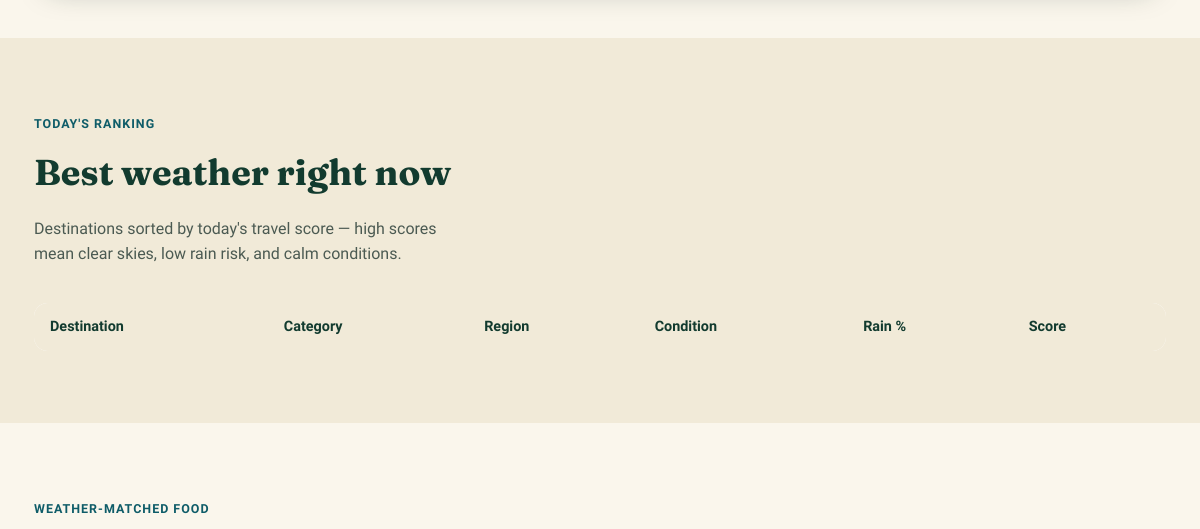
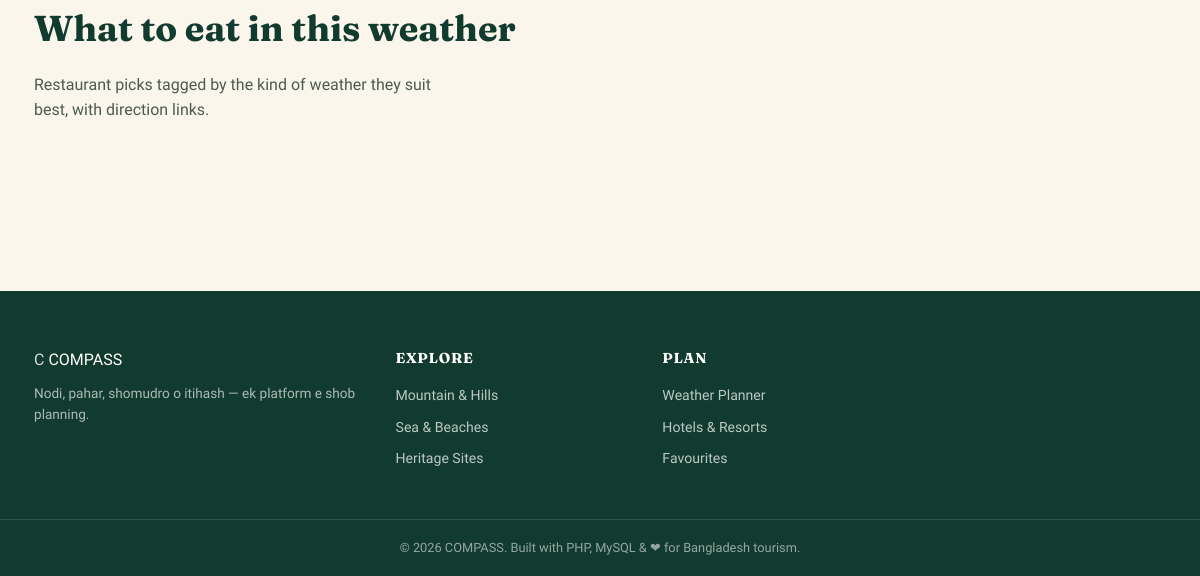
/weather_suggestion.php (lower part), run on an earlier commit of the app's database (2 pictures, top to bottom).
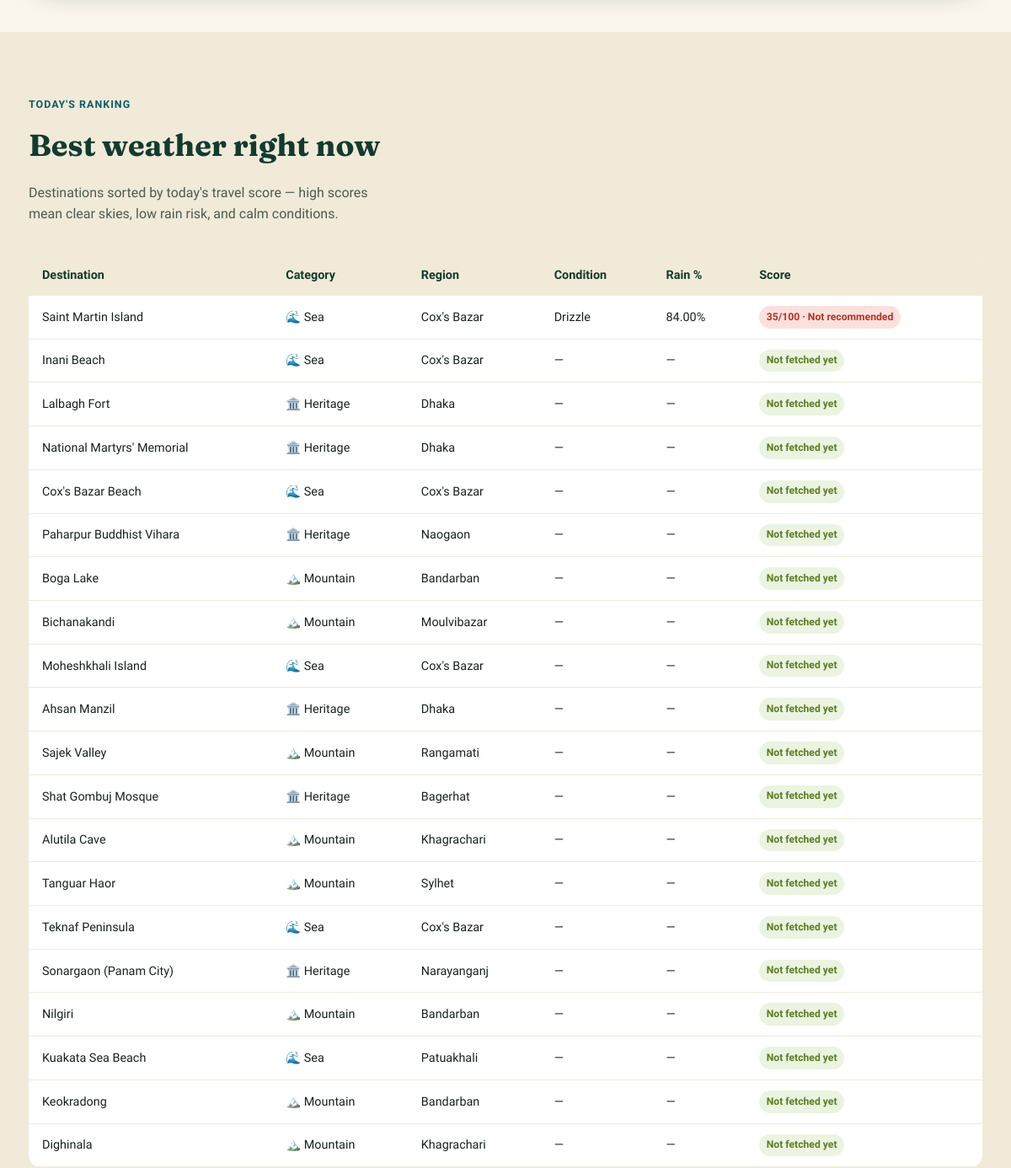
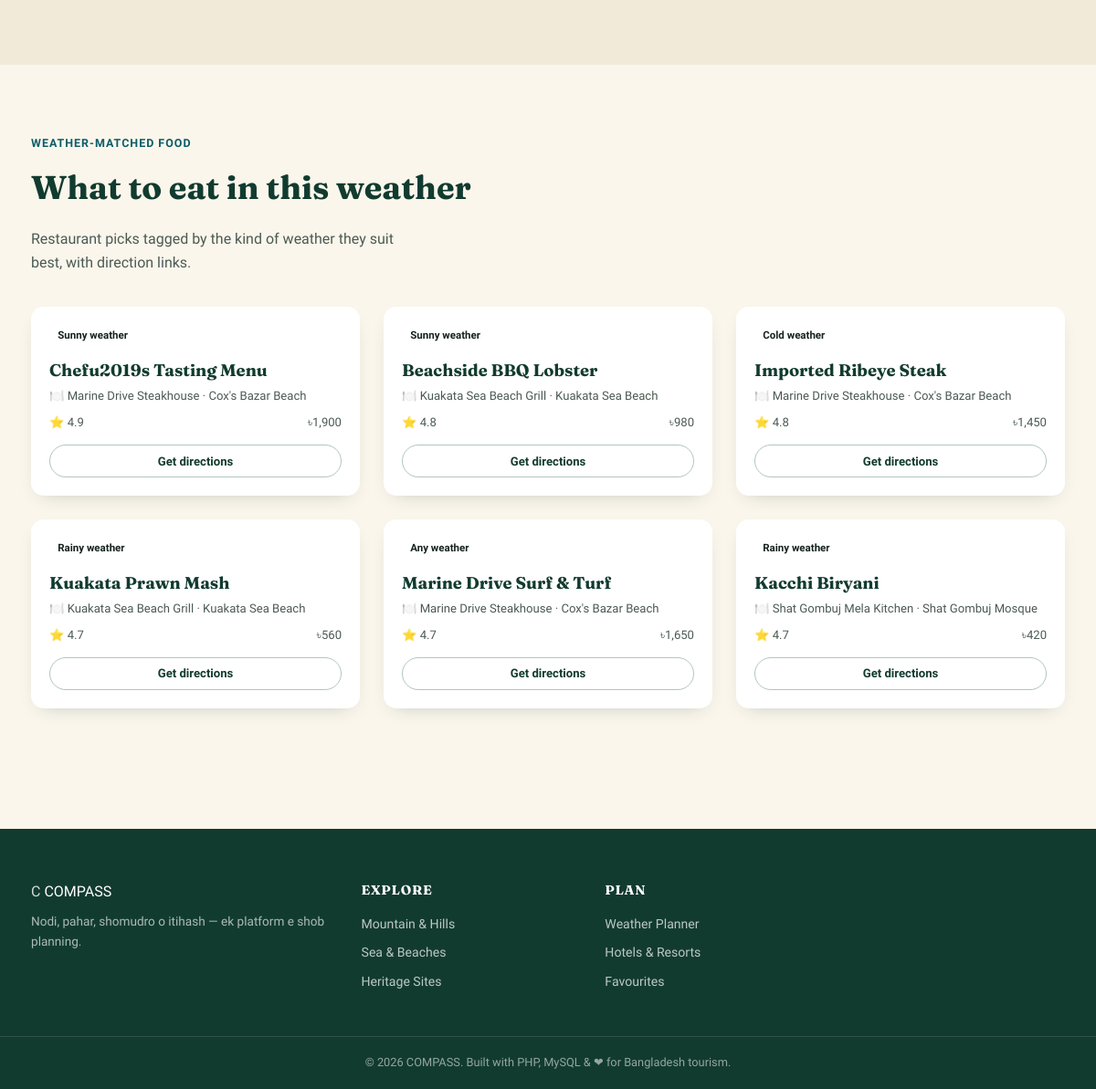
And on a later commit of the database (2 pictures, top to bottom).
### tables this page shows
CREATE TABLE `destinations` (
  `destination_id` int(11) NOT NULL AUTO_INCREMENT,
  `name` varchar(100) NOT NULL,
  `category_id` int(11) NOT NULL,
  `district_id` int(11) NOT NULL,
  `description` text DEFAULT NULL,
  `best_time_to_visit` varchar(150) DEFAULT NULL,
  `entry_fee` decimal(8,2) DEFAULT 0.00,
  `opening_hours` varchar(100) DEFAULT NULL,
  `latitude` decimal(10,7) DEFAULT NULL,
  `longitude` decimal(10,7) DEFAULT NULL,
  `map_link` varchar(255) DEFAULT NULL,
  `safety_tips` text DEFAULT NULL,
  `is_outdoor` tinyint(1) DEFAULT 1,
  `created_at` timestamp NOT NULL DEFAULT current_timestamp(),
  PRIMARY KEY (`destination_id`),
  KEY `idx_destinations_category` (`category_id`),
  KEY `idx_destinations_district` (`district_id`)
);

CREATE TABLE `categories` (
  `category_id` int(11) NOT NULL AUTO_INCREMENT,
  `category_name` varchar(50) NOT NULL,
  `icon` varchar(20) DEFAULT NULL,
  PRIMARY KEY (`category_id`),
  UNIQUE KEY `category_name` (`category_name`)
);

CREATE TABLE `districts` (
  `district_id` int(11) NOT NULL AUTO_INCREMENT,
  `district_name` varchar(50) NOT NULL,
  `division_id` int(11) NOT NULL,
  PRIMARY KEY (`district_id`),
  KEY `division_id` (`division_id`)
);

CREATE TABLE `weather_logs` (
  `weather_log_id` int(11) NOT NULL AUTO_INCREMENT,
  `destination_id` int(11) NOT NULL,
  `forecast_date` date NOT NULL,
  `condition_main` varchar(50) DEFAULT NULL,
  `description` varchar(100) DEFAULT NULL,
  `temp_min` decimal(4,1) DEFAULT NULL,
  `temp_max` decimal(4,1) DEFAULT NULL,
  `rain_probability` decimal(5,2) DEFAULT NULL,
  `wind_speed` decimal(5,2) DEFAULT NULL,
  `weather_score` tinyint(4) DEFAULT NULL,
  `fetched_at` timestamp NOT NULL DEFAULT current_timestamp(),
  PRIMARY KEY (`weather_log_id`),
  UNIQUE KEY `destination_id` (`destination_id`,`forecast_date`),
  KEY `idx_weather_destination_date` (`destination_id`,`forecast_date`)
);

CREATE TABLE `food_items` (
  `food_item_id` int(11) NOT NULL AUTO_INCREMENT,
  `restaurant_id` int(11) NOT NULL,
  `item_name` varchar(100) NOT NULL,
  `suitable_weather` enum('Sunny','Rainy','Cold','Any') DEFAULT 'Any',
  `price` decimal(7,2) DEFAULT NULL,
  `item_rating` decimal(2,1) DEFAULT 0.0,
  PRIMARY KEY (`food_item_id`),
  KEY `restaurant_id` (`restaurant_id`)
);

CREATE TABLE `restaurants` (
  `restaurant_id` int(11) NOT NULL AUTO_INCREMENT,
  `destination_id` int(11) NOT NULL,
  `restaurant_name` varchar(100) NOT NULL,
  `cuisines` varchar(255) DEFAULT NULL,
  `price_tier` enum('$','$$','$$$') NOT NULL DEFAULT '$$',
  `description` text DEFAULT NULL,
  `hours` varchar(40) DEFAULT '10:00û23:00',
  `image_url` varchar(255) DEFAULT NULL,
  `address` varchar(200) DEFAULT NULL,
  `latitude` decimal(10,7) DEFAULT NULL,
  `longitude` decimal(10,7) DEFAULT NULL,
  `rating` decimal(2,1) DEFAULT 0.0,
  `map_link` varchar(255) DEFAULT NULL,
  PRIMARY KEY (`restaurant_id`),
  KEY `destination_id` (`destination_id`)
);

### config/weather_api.php (called while the page is built, shortened)
<?php
function weatherScoreLabel(int $score): array
{
    return ['label' => 'Not recommended', 'class' => 'score-bad'];
}

### weather_suggestion.php (the view, shortened to what this page needs)
<?php
require_once __DIR__ . '/config/db.php';
require_once __DIR__ . '/config/weather_api.php';
$ranked = $pdo->query(
    "SELECT d.destination_id, d.name, d.is_outdoor, c.category_name, c.icon, dist.district_name,
            w.weather_score, w.condition_main, w.rain_probability, w.temp_max, w.temp_min
     FROM destinations d
     JOIN categories c ON c.category_id = d.category_id
     JOIN districts dist ON dist.district_id = d.district_id
     LEFT JOIN weather_logs w ON w.destination_id = d.destination_id AND w.forecast_date = CURDATE()
     ORDER BY (w.weather_score IS NULL) ASC, w.weather_score DESC"
)->fetchAll();
$foodSuggestions = $pdo->query(
    "SELECT f.item_name, f.suitable_weather, f.item_rating, f.price, r.restaurant_name, r.map_link, d.name AS destination_name
     FROM food_items f
     JOIN restaurants r ON r.restaurant_id = f.restaurant_id
     JOIN destinations d ON d.destination_id = r.destination_id
     ORDER BY f.item_rating DESC LIMIT 6"
)->fetchAll();
include __DIR__ . '/includes/header.php';
?>
<section class="section-tight">
</section>
<section class="section bg-alt">
  <div class="container">
    <div class="section-head">
      <div>
        <span class="eyebrow">Today's ranking</span>
        <h2>Best weather right now</h2>
        <p>Destinations sorted by today's travel score — high scores mean clear skies, low rain risk, and calm conditions.</p>
      </div>
    </div>
    <table class="data-table">
      <thead>
        <tr><th>Destination</th><th>Category</th><th>Region</th><th>Condition</th><th>Rain %</th><th>Score</th></tr>
      </thead>
      <tbody>
        <?php foreach ($ranked as $r): ?>
        <tr>
          <td><a href="<?= BASE_URL ?>destination_details.php?id=<?= $r['destination_id'] ?>"><?= htmlspecialchars($r['name']) ?></a></td>
          <td><?= $r['icon'] ?> <?= htmlspecialchars($r['category_name']) ?></td>
          <td><?= htmlspecialchars($r['district_name']) ?></td>
          <td><?= htmlspecialchars($r['condition_main'] ?? '—') ?></td>
          <td><?= $r['rain_probability'] !== null ? $r['rain_probability'] . '%' : '—' ?></td>
          <td>
            <?php if ($r['weather_score'] !== null): $lbl = weatherScoreLabel((int)$r['weather_score']); ?>
              <span class="weather-chip <?= $lbl['class'] ?>"><?= $r['weather_score'] ?>/100 · <?= $lbl['label'] ?></span>
            <?php else: ?>
              <span class="weather-chip score-good">Not fetched yet</span>
            <?php endif; ?>
          </td>
        </tr>
        <?php endforeach; ?>
      </tbody>
    </table>
  </div>
</section>
<section class="section">
  <div class="container">
    <div class="section-head">
      <div>
        <span class="eyebrow">Weather-matched food</span>
        <h2>What to eat in this weather</h2>
        <p>Restaurant picks tagged by the kind of weather they suit best, with direction links.</p>
      </div>
    </div>
    <div class="destination-grid">
      <?php foreach ($foodSuggestions as $f): ?>
      <div class="dest-card">
        <div class="dest-body">
          <span class="dest-tag" style="position:static; display:inline-block; margin-bottom:10px;"><?= htmlspecialchars($f['suitable_weather']) ?> weather</span>
          <h3><?= htmlspecialchars($f['item_name']) ?></h3>
          <div class="dest-loc">🍽️ <?= htmlspecialchars($f['restaurant_name']) ?> · <?= htmlspecialchars($f['destination_name']) ?></div>
          <div class="dest-meta">
            <span>⭐ <?= number_format($f['item_rating'], 1) ?></span>
            <span>৳<?= number_format($f['price']) ?></span>
          </div>
          <?php if ($f['map_link']): ?>
            <a href="<?= htmlspecialchars($f['map_link']) ?>" target="_blank" class="btn btn-ghost btn-block btn-sm">Get directions</a>
          <?php endif; ?>
        </div>
      </div>
      <?php endforeach; ?>
    </div>
  </div>
</section>
<?php include __DIR__ . '/includes/footer.php'; ?>

What changed in the data, as far as the page shows it:
added destinations: name "Saint Martin Island", category.icon "🌊", category.category_name "Sea", district.district_name "Cox's Bazar", weather_logs.condition_main "Drizzle", weather_logs.rain_probability "84.00", weather_logs.weather_score "35", weather_logs.weather_score "Not recommended"
added destinations: name "Inani Beach", category.icon "🌊", category.category_name "Sea", district.district_name "Cox's Bazar", condition_main "—", shows "Not fetched yet"
added destinations: name "Lalbagh Fort", category.icon "🏛️", category.category_name "Heritage", district.district_name "Dhaka", condition_main "—", shows "Not fetched yet"
added destinations: name "National Martyrs' Memorial", category.icon "🏛️", category.category_name "Heritage", district.district_name "Dhaka", condition_main "—", shows "Not fetched yet"
added destinations: name "Cox's Bazar Beach", category.icon "🌊", category.category_name "Sea", district.district_name "Cox's Bazar", condition_main "—", shows "Not fetched yet"
added destinations: name "Paharpur Buddhist Vihara", category.icon "🏛️", category.category_name "Heritage", district.district_name "Naogaon", condition_main "—", shows "Not fetched yet"
added destinations: name "Boga Lake", category.icon "🏔️", category.category_name "Mountain", district.district_name "Bandarban", condition_main "—", shows "Not fetched yet"
added destinations: name "Bichanakandi", category.icon "🏔️", category.category_name "Mountain", district.district_name "Moulvibazar", condition_main "—", shows "Not fetched yet"
added destinations: name "Moheshkhali Island", category.icon "🌊", category.category_name "Sea", district.district_name "Cox's Bazar", condition_main "—", shows "Not fetched yet"
added destinations: name "Ahsan Manzil", category.icon "🏛️", category.category_name "Heritage", district.district_name "Dhaka", condition_main "—", shows "Not fetched yet"
added destinations: name "Sajek Valley", category.icon "🏔️", category.category_name "Mountain", district.district_name "Rangamati", condition_main "—", shows "Not fetched yet"
added destinations: name "Shat Gombuj Mosque", category.icon "🏛️", category.category_name "Heritage", district.district_name "Bagerhat", condition_main "—", shows "Not fetched yet"
added destinations: name "Alutila Cave", category.icon "🏔️", category.category_name "Mountain", district.district_name "Khagrachari", condition_main "—", shows "Not fetched yet"
added destinations: name "Tanguar Haor", category.icon "🏔️", category.category_name "Mountain", district.district_name "Sylhet", condition_main "—", shows "Not fetched yet"
added destinations: name "Teknaf Peninsula", category.icon "🌊", category.category_name "Sea", district.district_name "Cox's Bazar", condition_main "—", shows "Not fetched yet"
added destinations: name "Sonargaon (Panam City)", category.icon "🏛️", category.category_name "Heritage", district.district_name "Narayanganj", condition_main "—", shows "Not fetched yet"
added destinations: name "Nilgiri", category.icon "🏔️", category.category_name "Mountain", district.district_name "Bandarban", condition_main "—", shows "Not fetched yet"
added destinations: name "Kuakata Sea Beach", category.icon "🌊", category.category_name "Sea", district.district_name "Patuakhali", condition_main "—", shows "Not fetched yet"
added destinations: name "Keokradong", category.icon "🏔️", category.category_name "Mountain", district.district_name "Bandarban", condition_main "—", shows "Not fetched yet"
added destinations: name "Dighinala", category.icon "🏔️", category.category_name "Mountain", district.district_name "Khagrachari", condition_main "—", shows "Not fetched yet"
added food_items: suitable_weather "Sunny", item_name "Chefu2019s Tasting Menu", restaurant.restaurant_name "Marine Drive Steakhouse", destinations.name "Cox's Bazar Beach", item_rating "4.9", price "1,900"
added food_items: suitable_weather "Sunny", item_name "Beachside BBQ Lobster", restaurant.restaurant_name "Kuakata Sea Beach Grill", destinations.name "Kuakata Sea Beach", item_rating "4.8", price "980"
added food_items: suitable_weather "Cold", item_name "Imported Ribeye Steak", restaurant.restaurant_name "Marine Drive Steakhouse", destinations.name "Cox's Bazar Beach", item_rating "4.8", price "1,450"
added food_items: suitable_weather "Rainy", item_name "Kuakata Prawn Mash", restaurant.restaurant_name "Kuakata Sea Beach Grill", destinations.name "Kuakata Sea Beach", item_rating "4.7", price "560"
added food_items: suitable_weather "Any", item_name "Marine Drive Surf & Turf", restaurant.restaurant_name "Marine Drive Steakhouse", destinations.name "Cox's Bazar Beach", item_rating "4.7", price "1,650"
added food_items: suitable_weather "Rainy", item_name "Kacchi Biryani", restaurant.restaurant_name "Shat Gombuj Mela Kitchen", destinations.name "Shat Gombuj Mosque", item_rating "4.7", price "420"
